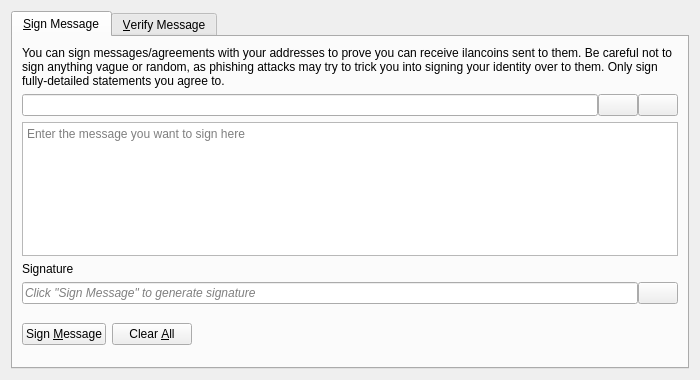
<?xml version="1.0" encoding="UTF-8"?>
<ui version="4.0">
 <class>SignVerifyMessageDialog</class>
 <widget class="QDialog" name="SignVerifyMessageDialog">
  <property name="geometry">
   <rect>
    <x>0</x>
    <y>0</y>
    <width>700</width>
    <height>380</height>
   </rect>
  </property>
  <property name="windowTitle">
   <string>Signatures - Sign / Verify a Message</string>
  </property>
  <property name="modal">
   <bool>true</bool>
  </property>
  <layout class="QVBoxLayout" name="verticalLayout">
   <item>
    <widget class="QTabWidget" name="tabWidget">
     <property name="currentIndex">
      <number>0</number>
     </property>
     <widget class="QWidget" name="tabSignMessage">
      <attribute name="title">
       <string>&amp;Sign Message</string>
      </attribute>
      <layout class="QVBoxLayout" name="verticalLayout_SM">
       <item>
        <widget class="QLabel" name="infoLabel_SM">
         <property name="text">
          <string>You can sign messages/agreements with your addresses to prove you can receive ilancoins sent to them. Be careful not to sign anything vague or random, as phishing attacks may try to trick you into signing your identity over to them. Only sign fully-detailed statements you agree to.</string>
         </property>
         <property name="textFormat">
          <enum>Qt::PlainText</enum>
         </property>
         <property name="wordWrap">
          <bool>true</bool>
         </property>
        </widget>
       </item>
       <item>
        <layout class="QHBoxLayout" name="horizontalLayout_1_SM">
         <property name="spacing">
          <number>0</number>
         </property>
         <item>
          <widget class="QValidatedLineEdit" name="addressIn_SM">
           <property name="toolTip">
            <string>The Ilancoin address to sign the message with</string>
           </property>
          </widget>
         </item>
         <item>
          <widget class="QPushButton" name="addressBookButton_SM">
           <property name="toolTip">
            <string>Choose previously used address</string>
           </property>
           <property name="text">
            <string/>
           </property>
           <property name="icon">
            <iconset resource="../ilancoin.qrc">
             <normaloff>:/icons/address-book</normaloff>:/icons/address-book</iconset>
           </property>
           <property name="shortcut">
            <string>Alt+A</string>
           </property>
           <property name="autoDefault">
            <bool>false</bool>
           </property>
          </widget>
         </item>
         <item>
          <widget class="QPushButton" name="pasteButton_SM">
           <property name="toolTip">
            <string>Paste address from clipboard</string>
           </property>
           <property name="text">
            <string/>
           </property>
           <property name="icon">
            <iconset resource="../ilancoin.qrc">
             <normaloff>:/icons/editpaste</normaloff>:/icons/editpaste</iconset>
           </property>
           <property name="shortcut">
            <string>Alt+P</string>
           </property>
           <property name="autoDefault">
            <bool>false</bool>
           </property>
          </widget>
         </item>
        </layout>
       </item>
       <item>
        <widget class="QPlainTextEdit" name="messageIn_SM">
         <property name="toolTip">
          <string>Enter the message you want to sign here</string>
         </property>
         <property name="placeholderText">
          <string>Enter the message you want to sign here</string>
         </property>
        </widget>
       </item>
       <item>
        <widget class="QLabel" name="signatureLabel_SM">
         <property name="text">
          <string>Signature</string>
         </property>
         <property name="textFormat">
          <enum>Qt::PlainText</enum>
         </property>
        </widget>
       </item>
       <item>
        <layout class="QHBoxLayout" name="horizontalLayout_2_SM">
         <property name="spacing">
          <number>0</number>
         </property>
         <item>
          <widget class="QLineEdit" name="signatureOut_SM">
           <property name="placeholderText">
            <string>Click "Sign Message" to generate signature</string>
           </property>
           <property name="font">
            <font>
             <italic>true</italic>
            </font>
           </property>
           <property name="readOnly">
            <bool>true</bool>
           </property>
          </widget>
         </item>
         <item>
          <widget class="QPushButton" name="copySignatureButton_SM">
           <property name="toolTip">
            <string>Copy the current signature to the system clipboard</string>
           </property>
           <property name="text">
            <string/>
           </property>
           <property name="icon">
            <iconset resource="../ilancoin.qrc">
             <normaloff>:/icons/editcopy</normaloff>:/icons/editcopy</iconset>
           </property>
           <property name="autoDefault">
            <bool>false</bool>
           </property>
          </widget>
         </item>
        </layout>
       </item>
       <item>
        <layout class="QHBoxLayout" name="horizontalLayout_3_SM">
         <item>
          <widget class="QPushButton" name="signMessageButton_SM">
           <property name="toolTip">
            <string>Sign the message to prove you own this Ilancoin address</string>
           </property>
           <property name="text">
            <string>Sign &amp;Message</string>
           </property>
           <property name="icon">
            <iconset resource="../ilancoin.qrc">
             <normaloff>:/icons/edit</normaloff>:/icons/edit</iconset>
           </property>
           <property name="autoDefault">
            <bool>false</bool>
           </property>
          </widget>
         </item>
         <item>
          <widget class="QPushButton" name="clearButton_SM">
           <property name="toolTip">
            <string>Reset all sign message fields</string>
           </property>
           <property name="text">
            <string>Clear &amp;All</string>
           </property>
           <property name="icon">
            <iconset resource="../ilancoin.qrc">
             <normaloff>:/icons/remove</normaloff>:/icons/remove</iconset>
           </property>
           <property name="autoDefault">
            <bool>false</bool>
           </property>
          </widget>
         </item>
         <item>
          <spacer name="horizontalSpacer_1_SM">
           <property name="orientation">
            <enum>Qt::Horizontal</enum>
           </property>
           <property name="sizeHint" stdset="0">
            <size>
             <width>40</width>
             <height>48</height>
            </size>
           </property>
          </spacer>
         </item>
         <item>
          <widget class="QLabel" name="statusLabel_SM">
           <property name="font">
            <font>
             <weight>75</weight>
             <bold>true</bold>
            </font>
           </property>
           <property name="text">
            <string/>
           </property>
           <property name="wordWrap">
            <bool>true</bool>
           </property>
          </widget>
         </item>
         <item>
          <spacer name="horizontalSpacer_2_SM">
           <property name="orientation">
            <enum>Qt::Horizontal</enum>
           </property>
           <property name="sizeHint" stdset="0">
            <size>
             <width>40</width>
             <height>48</height>
            </size>
           </property>
          </spacer>
         </item>
        </layout>
       </item>
      </layout>
     </widget>
     <widget class="QWidget" name="tabVerifyMessage">
      <attribute name="title">
       <string>&amp;Verify Message</string>
      </attribute>
      <layout class="QVBoxLayout" name="verticalLayout_VM">
       <item>
        <widget class="QLabel" name="infoLabel_VM">
         <property name="text">
          <string>Enter the receiver's address, message (ensure you copy line breaks, spaces, tabs, etc. exactly) and signature below to verify the message. Be careful not to read more into the signature than what is in the signed message itself, to avoid being tricked by a man-in-the-middle attack. Note that this only proves the signing party receives with the address, it cannot prove sendership of any transaction!</string>
         </property>
         <property name="textFormat">
          <enum>Qt::PlainText</enum>
         </property>
         <property name="alignment">
          <set>Qt::AlignLeading|Qt::AlignLeft|Qt::AlignTop</set>
         </property>
         <property name="wordWrap">
          <bool>true</bool>
         </property>
        </widget>
       </item>
       <item>
        <layout class="QHBoxLayout" name="horizontalLayout_1_VM">
         <property name="spacing">
          <number>0</number>
         </property>
         <item>
          <widget class="QValidatedLineEdit" name="addressIn_VM">
           <property name="toolTip">
            <string>The Ilancoin address the message was signed with</string>
           </property>
          </widget>
         </item>
         <item>
          <widget class="QPushButton" name="addressBookButton_VM">
           <property name="toolTip">
            <string>Choose previously used address</string>
           </property>
           <property name="text">
            <string/>
           </property>
           <property name="icon">
            <iconset resource="../ilancoin.qrc">
             <normaloff>:/icons/address-book</normaloff>:/icons/address-book</iconset>
           </property>
           <property name="shortcut">
            <string>Alt+A</string>
           </property>
           <property name="autoDefault">
            <bool>false</bool>
           </property>
          </widget>
         </item>
        </layout>
       </item>
       <item>
        <widget class="QPlainTextEdit" name="messageIn_VM">
          <property name="toolTip">
            <string>The signed message to verify</string>
          </property>
          <property name="placeholderText">
            <string>The signed message to verify</string>
          </property>
        </widget>
       </item>
       <item>
        <widget class="QValidatedLineEdit" name="signatureIn_VM">
          <property name="toolTip">
            <string>The signature given when the message was signed</string>
          </property>
          <property name="placeholderText">
            <string>The signature given when the message was signed</string>
          </property>
        </widget>
       </item>
       <item>
        <layout class="QHBoxLayout" name="horizontalLayout_2_VM">
         <item>
          <widget class="QPushButton" name="verifyMessageButton_VM">
           <property name="toolTip">
            <string>Verify the message to ensure it was signed with the specified Ilancoin address</string>
           </property>
           <property name="text">
            <string>Verify &amp;Message</string>
           </property>
           <property name="icon">
            <iconset resource="../ilancoin.qrc">
             <normaloff>:/icons/transaction_0</normaloff>:/icons/transaction_0</iconset>
           </property>
           <property name="autoDefault">
            <bool>false</bool>
           </property>
          </widget>
         </item>
         <item>
          <widget class="QPushButton" name="clearButton_VM">
           <property name="toolTip">
            <string>Reset all verify message fields</string>
           </property>
           <property name="text">
            <string>Clear &amp;All</string>
           </property>
           <property name="icon">
            <iconset resource="../ilancoin.qrc">
             <normaloff>:/icons/remove</normaloff>:/icons/remove</iconset>
           </property>
           <property name="autoDefault">
            <bool>false</bool>
           </property>
          </widget>
         </item>
         <item>
          <spacer name="horizontalSpacer_1_VM">
           <property name="orientation">
            <enum>Qt::Horizontal</enum>
           </property>
           <property name="sizeHint" stdset="0">
            <size>
             <width>40</width>
             <height>48</height>
            </size>
           </property>
          </spacer>
         </item>
         <item>
          <widget class="QLabel" name="statusLabel_VM">
           <property name="font">
            <font>
             <weight>75</weight>
             <bold>true</bold>
            </font>
           </property>
           <property name="text">
            <string/>
           </property>
           <property name="wordWrap">
            <bool>true</bool>
           </property>
          </widget>
         </item>
         <item>
          <spacer name="horizontalSpacer_2_VM">
           <property name="orientation">
            <enum>Qt::Horizontal</enum>
           </property>
           <property name="sizeHint" stdset="0">
            <size>
             <width>40</width>
             <height>48</height>
            </size>
           </property>
          </spacer>
         </item>
        </layout>
       </item>
      </layout>
     </widget>
    </widget>
   </item>
  </layout>
 </widget>
 <customwidgets>
  <customwidget>
   <class>QValidatedLineEdit</class>
   <extends>QLineEdit</extends>
   <header>qt/qvalidatedlineedit.h</header>
  </customwidget>
 </customwidgets>
 <resources>
  <include location="../ilancoin.qrc"/>
 </resources>
 <connections/>
</ui>
